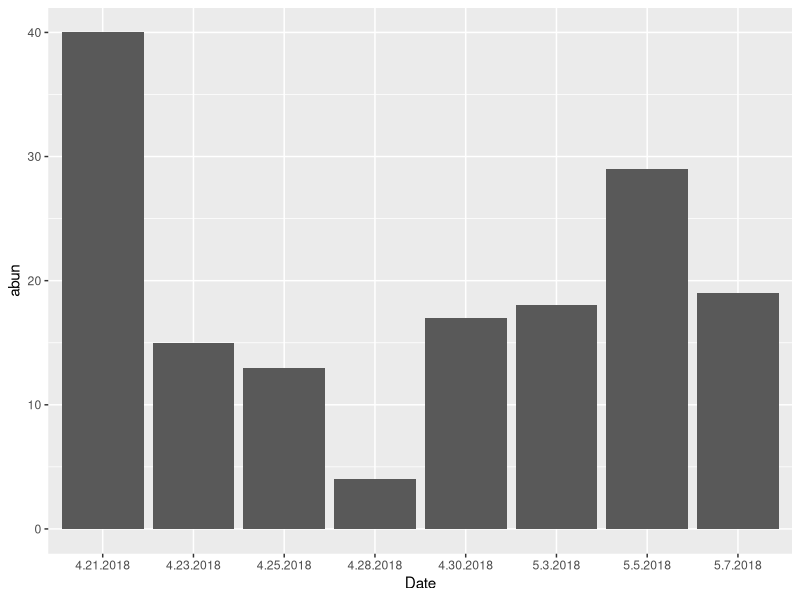

This figure's R source:
##pan traps
library(dplyr)
library(ggplot2)

pans <- read.csv("Data/pantraps.csv")

bydate <- pans %>% group_by(Date) %>% summarise(abun = sum(Quantity))

ggplot(bydate, aes(Date, abun)) + geom_bar(stat = "identity")
